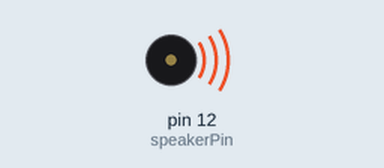
Bench run of a sketch on a simulated Arduino Uno, built with avr-gcc and run on an emulated ATmega328P. On the bench: buzzer (waves = sounding). What the sketch prints to the serial monitor is not drawn.

Above: at 0.2 s.
Timing chart, 0 to 10.5 s (numbered marks = the images above):
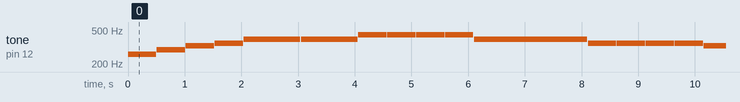

The sketch:

Oving_06_4.ino
```cpp
#define ARRAY_SIZE(x) ((sizeof(x))/(sizeof(x[0])))

#define C1 260
#define D 292
#define E 328
#define F 348
#define G 392
#define A 440
#define H 492
#define C2 520

const int speakerPin = 12;

int melodi1[22]= {C1,D,E,F,G,G,A,A,A,A,G,F,F,F,F,E,E,D,D,D,D,C1};
int varighet1[22] = {1,1,1,1,2,2,1,1,1,1,4,1,1,1,1,2,2,1,1,1,1,4};

void setup() {
  Serial.begin(9600);
}
void playTone(int _tone, int duration) {
  Serial.print("Playing tone: ");
  Serial.println(_tone);

  tone(speakerPin, _tone, duration);
}
void playMelody(int *p_melody, int melodyLength, int *p_duration, int durationLength, int songSpeed) {

    for(int i = 0; i < melodyLength; i++) {

      int t = *(p_melody + i);
      int d = *(p_duration + i);

      playTone(t, d * songSpeed);
      delay(d * songSpeed + 10);
    }
}
void loop() {
  playMelody(melodi1,ARRAY_SIZE(melodi1),varighet1, ARRAY_SIZE(varighet1), 500);
}
```

Measured:
- by itself, tone on pin 12 (speakerPin): plays 260 Hz for 0.50 s, 292 Hz for 0.50 s, 328 Hz for 0.50 s, 348 Hz for 0.50 s, 392 Hz for 1.0 s, 392 Hz for 1.0 s … (177 notes in this stretch)
